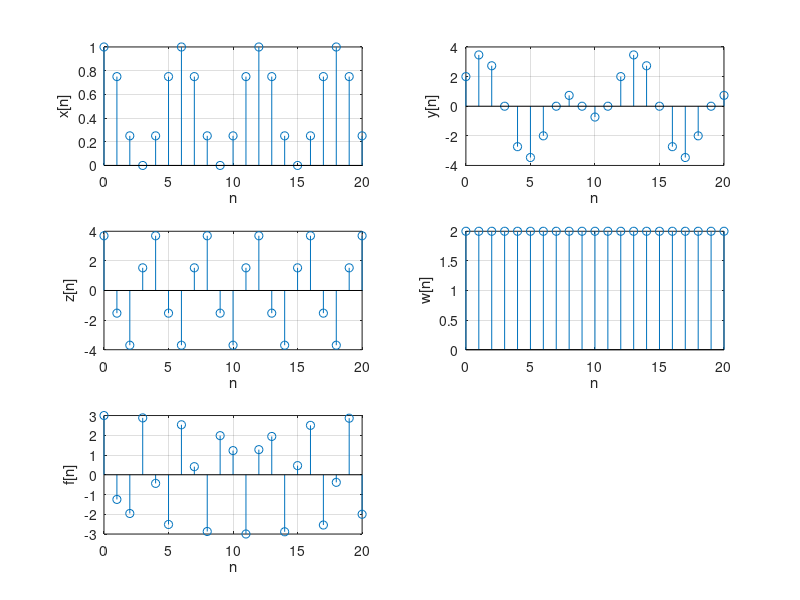

The MATLAB source for this figure:
% % Άσκηση 3
clear all,close all,clc
n=0:20;
x=(cos(pi/6*n)).^2;
y=2*cos(pi*n/6)+2*sin(pi*n/3);
z=4*cos(pi*n/2+pi/8);
w=2*cos(16*pi*n);
f=3*cos(2*n);
subplot(321),stem(n,x),grid on,xlabel('n'),ylabel('x[n]')
subplot(322),stem(n,y),grid on,xlabel('n'),ylabel('y[n]')
subplot(323),stem(n,z),grid on,xlabel('n'),ylabel('z[n]')
subplot(324),stem(n,w),grid on,xlabel('n'),ylabel('w[n]')
subplot(325),stem(n,f),grid on,xlabel('n'),ylabel('f[n]')
